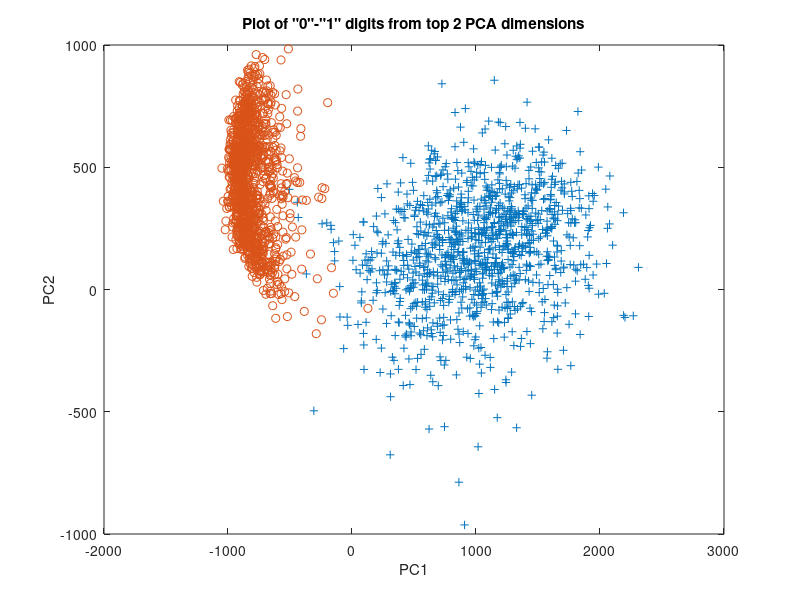

Write MATLAB code to recreate this figure.
load data/MNIST_train.mat
X = X_train;
loading = pca(X);
loading = loading(:,1:2);
X_p = (X - mean(X)) * loading;
digit_0 = X_p(Y_train == 1,:);
digit_1 = X_p(Y_train == 2,:);
plot(digit_0(:,1), digit_0(:,2), '+')
hold on
plot(digit_1(:,1), digit_1(:,2), 'o')
hold off
title('Plot of "0"-"1" digits from top 2 PCA dimensions')
xlabel('PC1')
ylabel('PC2')